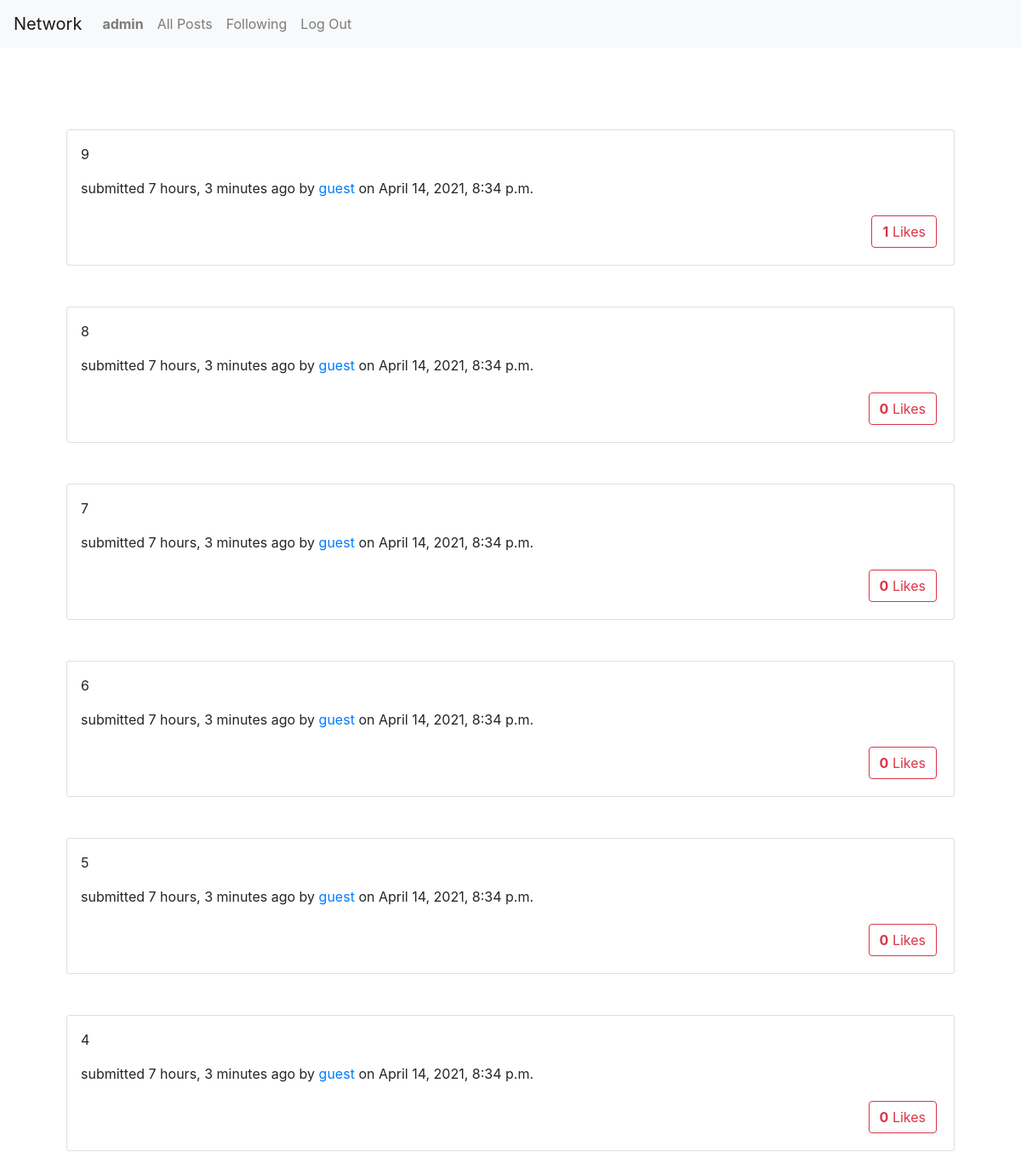
Page /following (signed in) on the committed database.
### network/models.py (models this page shows, shortened)
class Post(models.Model):
    body = models.CharField(max_length=250)
    post_date = models.DateTimeField(auto_now_add=True)
    user = models.ForeignKey(User, on_delete=models.CASCADE)
    likes = models.ManyToManyField(User, symmetrical=False, default=0, related_name="likes")

### network/views.py (the view)
# urls.py: path("following", views.following, name="following"),
@login_required
def following(request):
    if request.method == "GET":
        profile = Profile.objects.get(user=request.user)
        following = list(profile.following.all())
        posts = Post.objects.filter(user__in=following).order_by("-post_date")
        context = {"posts": posts}
        return render(request, "network/following.html", context)
    return render(request, "network/login.html")

### network/templates/network/following.html (shortened to what this page needs)
{% extends "network/layout.html" %}
{% load static %}
{% block body %}
    {% if user.is_authenticated %}
        <div id="posts-view">
            {% for post in posts %}
                {% include 'network/post.html' %}
            {% endfor%}
        </div>
    {% endif %}
{% endblock %}

### network/templates/network/layout.html (shortened to what this page needs)
{% load static %}
<!DOCTYPE html>
<html lang="en">
    <head>
        <link rel="stylesheet" href="https://stackpath.bootstrapcdn.com/bootstrap/4.4.1/css/bootstrap.min.css">
        <link href="{% static 'network/styles.css' %}" rel="stylesheet">
    </head>
    <body>
        <nav class="navbar navbar-expand-lg navbar-light bg-light">
            <a class="navbar-brand" id="index" href="{% url 'index' %}">Network</a>
            <div>
              <ul class="navbar-nav mr-auto">
                {% if user.is_authenticated %}
                    <li class="nav-item">
                        <a class="nav-link" id="profile-nav" href="{% url 'profile' user.id %}"><strong>{{ user.username }}</strong></a>
                    </li>
                {% endif %}
                <li class="nav-item">
                  <a class="nav-link" id="index" href="{% url 'index' %}">All Posts</a>
                </li>
                {% if user.is_authenticated %}
                    <li class="nav-item">
                        <a class="nav-link" id="following-nav" href="{% url 'following'%}">Following</a>
                    </li>
                    <li class="nav-item">
                        <a class="nav-link" href="{% url 'logout' %}">Log Out</a>
                    </li>
                {% endif %}
              </ul>
            </div>
          </nav>
        <div class="body container p-5">
            {% block body %}
            {% endblock %}
        </div>
    </body>
</html>

### network/templates/network/post.html (shortened to what this page needs)
<div class="card my-5 p-3" id="post-card-{{post.id}}">
    <p id="post-body-{{post.id}}">{{post.body}}</p>
    <p>submitted {{post.post_date|timesince}} ago by <a id="profile-{{post.id}}" href="{% url 'profile' post.user.id %}">{{post.user}}</a> on {{post.post_date}}</p>
    <div id="btns-{{post.id}}" class="text-right">
        <button type="button" class="btn btn-outline-danger m-1" id="like-btn-{{post.id}}"><b id="likes-count-{{post.id}}">{{post.likes.count}}</b> Likes</button>
    </div>
</div>

### rows in the picture
Post: body "9", post_date "7 hours, 3 minutes", user "guest", post_date "April 14, 2021, 8:34 p.m.", likes.count "1"
Post: body "8", post_date "7 hours, 3 minutes", user "guest", post_date "April 14, 2021, 8:34 p.m.", likes.count "0"
Post: body "7", post_date "7 hours, 3 minutes", user "guest", post_date "April 14, 2021, 8:34 p.m.", likes.count "0"
Post: body "6", post_date "7 hours, 3 minutes", user "guest", post_date "April 14, 2021, 8:34 p.m.", likes.count "0"
Post: body "5", post_date "7 hours, 3 minutes", user "guest", post_date "April 14, 2021, 8:34 p.m.", likes.count "0"
Post: body "4", post_date "7 hours, 3 minutes", user "guest", post_date "April 14, 2021, 8:34 p.m.", likes.count "0"

### other values in the picture
{{ user.username }} "admin"
